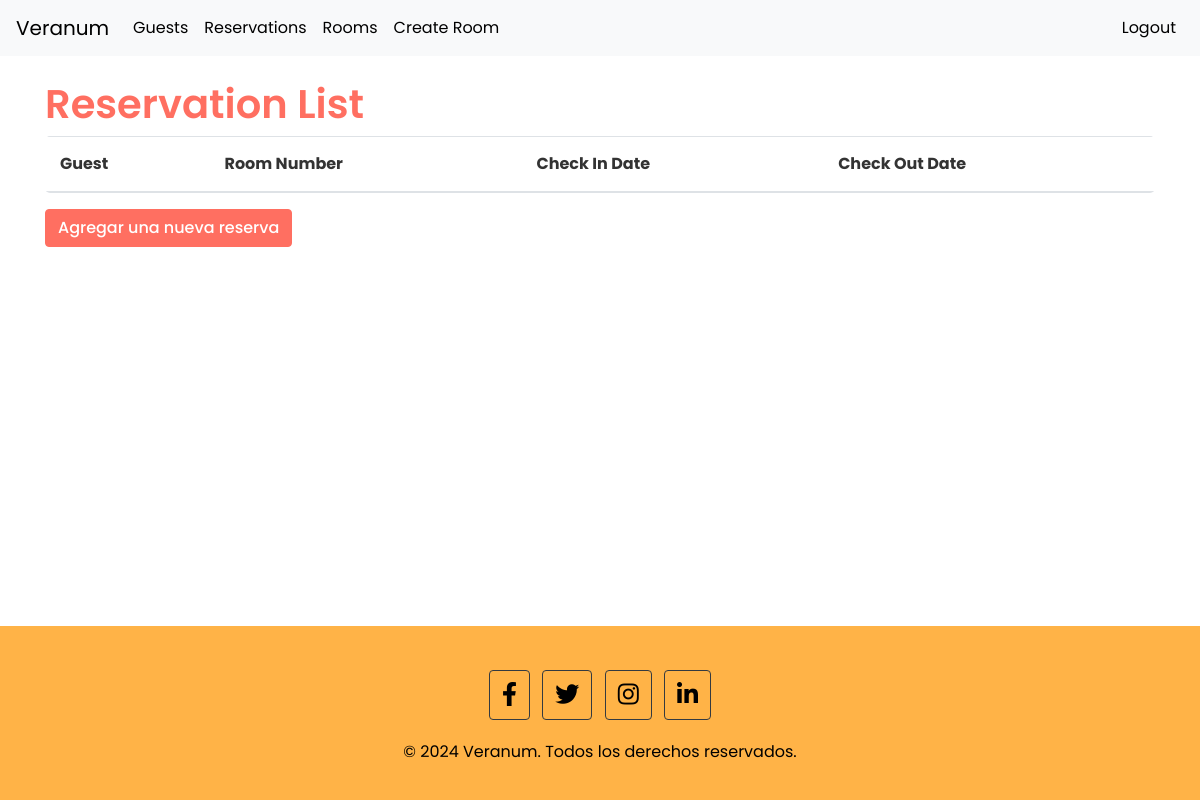
The app's page /reservations/ (signed in), older data.
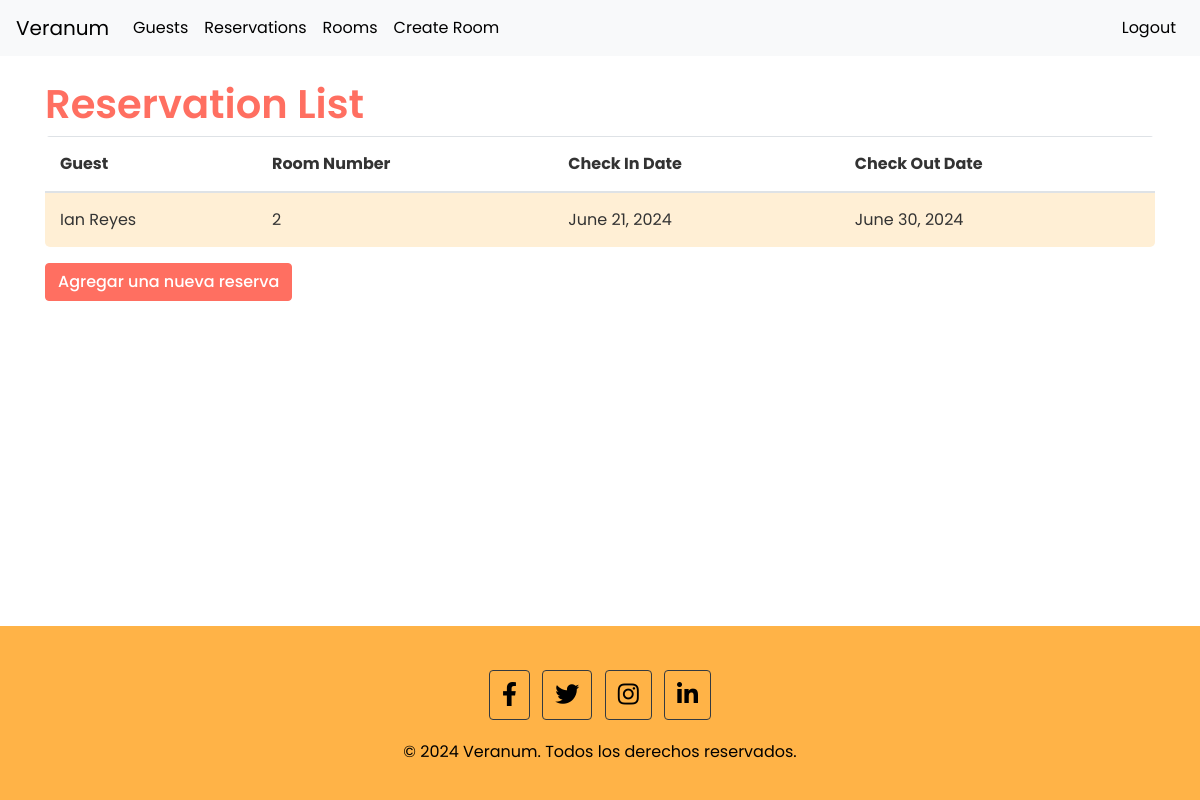
The same page, newer data.
### reservations/models.py (models this page shows, shortened)
class Reservation(models.Model):
    guest = models.ForeignKey(Guest, on_delete=models.CASCADE)
    room = models.ForeignKey(Room, on_delete=models.CASCADE)
    check_in_date = models.DateField()
    check_out_date = models.DateField()
    class Meta:
        verbose_name = 'Reservation'
        verbose_name_plural = 'Reservations'
        constraints = [
            models.UniqueConstraint(fields=['room', 'check_in_date'], name='unique_room_reservation')
        ]

class Guest(models.Model):
    user = models.OneToOneField(User, on_delete=models.CASCADE, related_name='guest')
    first_name = models.CharField(max_length=50)
    last_name = models.CharField(max_length=50)
    email = models.EmailField(unique=True)
    phone_number = models.CharField(max_length=15, unique=True)
    address = models.TextField(blank=True)
    class Meta:
        verbose_name = 'Guest'
        verbose_name_plural = 'Guests'

class Room(models.Model):
    room_number = models.CharField(max_length=5, unique=True)
    room_type = models.CharField(max_length=50)
    description = models.TextField(blank=True)
    price_per_night = models.DecimalField(max_digits=6, decimal_places=2)
    available = models.BooleanField(default=True)
    class Meta:
        verbose_name = 'Room'
        verbose_name_plural = 'Rooms'

### reservations/views.py (the view)
# urls.py: path('reservations/', views.reservation_list, name='reservation_list'),
@login_required
@permission_required('reservations.view_reservation', raise_exception=True)
def reservation_list(request):
    reservations = Reservation.objects.all()
    return render(request, 'reservations/reservation_list.html', {'reservations': reservations})

### reservations/templates/reservations/reservation_list.html (shortened to what this page needs)
{% extends "reservations/base_generic.html" %}
{% block content %}
  <h1>Reservation List</h1>
  <table class="table table-striped">
    <thead>
      <tr>
        <th>Guest</th>
        <th>Room Number</th>
        <th>Check In Date</th>
        <th>Check Out Date</th>
      </tr>
    </thead>
    <tbody>
      {% for reservation in reservations %}
      <tr>
        <td>{{ reservation.guest.first_name }} {{ reservation.guest.last_name }}</td>
        <td>{{ reservation.room.room_number }}</td>
        <td>{{ reservation.check_in_date }}</td>
        <td>{{ reservation.check_out_date }}</td>
      </tr>
      {% endfor %}
    </tbody>
  </table>
  <a href="{% url 'create_reservation' %}" class="btn btn-primary">Agregar una nueva reserva</a>
{% endblock %}

### reservations/templates/reservations/base_generic.html (shortened to what this page needs)
{% load static %}
<!DOCTYPE html>
<html>
<head>
    <link rel="stylesheet" href="https://maxcdn.bootstrapcdn.com/bootstrap/4.0.0/css/bootstrap.min.css">
    <link rel="stylesheet" href="{% static 'css/styles.css' %}">
    <link rel="stylesheet" href="https://cdnjs.cloudflare.com/ajax/libs/font-awesome/5.15.4/css/all.min.css">
</head>
<body>
    <div class="page-container">
        <div class="content-wrap">
            <nav class="navbar navbar-expand-lg navbar-light bg-light">
                <a class="navbar-brand" href="{% url 'index' %}">Veranum</a>
                <div class="collapse navbar-collapse" id="navbarNav">
                    <ul class="navbar-nav">
                        {% if user.is_authenticated %}
                            {% if user.is_staff %}
                                <li class="nav-item">
                                    <a class="nav-link" href="{% url 'guest_list' %}">Guests</a>
                                </li>
                                <li class="nav-item">
                                    <a class="nav-link" href="{% url 'reservation_list' %}">Reservations</a>
                                </li>
                                <li class="nav-item">
                                    <a class="nav-link" href="{% url 'room_list' %}">Rooms</a>
                                </li>
                                <li class="nav-item">
                                    <a class="nav-link" href="{% url 'create_room' %}">Create Room</a>
                                </li>
                            {% endif %}
                        {% endif %}
                    </ul>
                    <ul class="navbar-nav ml-auto">
                        {% if user.is_authenticated %}
                            <li class="nav-item">
                                <form method="post" action="{% url 'logout' %}">
                                    <button type="submit" class="btn btn-link nav-link" style="border:none; background:none;">Logout</button>
                                </form>
                            </li>
                        {% endif %}
                    </ul>
                </div>
            </nav>
            <div class="container mt-4">
                {% block content %}
                {% endblock %}
            </div>
        </div>
        <footer class="footer">
            <div class="container">
                <a href="#" class="btn btn-outline-dark btn-floating m-1" role="button"><i class="fab fa-facebook-f"></i></a>
                <a href="#" class="btn btn-outline-dark btn-floating m-1" role="button"><i class="fab fa-twitter"></i></a>
                <a href="#" class="btn btn-outline-dark btn-floating m-1" role="button"><i class="fab fa-instagram"></i></a>
                <a href="#" class="btn btn-outline-dark btn-floating m-1" role="button"><i class="fab fa-linkedin-in"></i></a>
                <p class="mt-3">&copy; 2024 Veranum. Todos los derechos reservados.</p>
            </div>
        </footer>
    </div>
</body>
</html>

### reservations/static/css/styles.css (style rules this page uses)
body { font-family: 'Poppins', sans-serif; background-color: #ffffff; color: #333; display: flex; flex-direction: column; min-height: 100vh; }
.page-container { display: flex; flex-direction: column; min-height: 100vh; }
.content-wrap { flex: 1; }
h1, h2, h3, h4, h5, h6 { font-weight: 600; color: #ff6f61; }
.navbar { background-color: #ffb347; }
.navbar-brand, .nav-link { color: #000 !important; }
.container { margin-top: 20px; }
.btn-primary { background-color: #ff6f61; border-color: #ff6f61; font-weight: 500; }
.table { background-color: #fff; border-radius: 5px; overflow: hidden; }
.table th, .table td { padding: 15px; vertical-align: middle; }
.table-striped tbody tr:nth-of-type(odd) { background-color: #ffefd5; }
.footer { background-color: #ffb347; padding: 20px 0; color: #000; text-align: center; flex-shrink: 0; }
.footer a { color: #000; margin: 0 10px; font-size: 1.5rem; display: inline-block; }

Row changes from the older to the newer data that the page shows:
added Reservation: guest.first_name "Ian", guest.last_name "Reyes", room.room_number "2", check_in_date "June 21, 2024", check_out_date "June 30, 2024"
